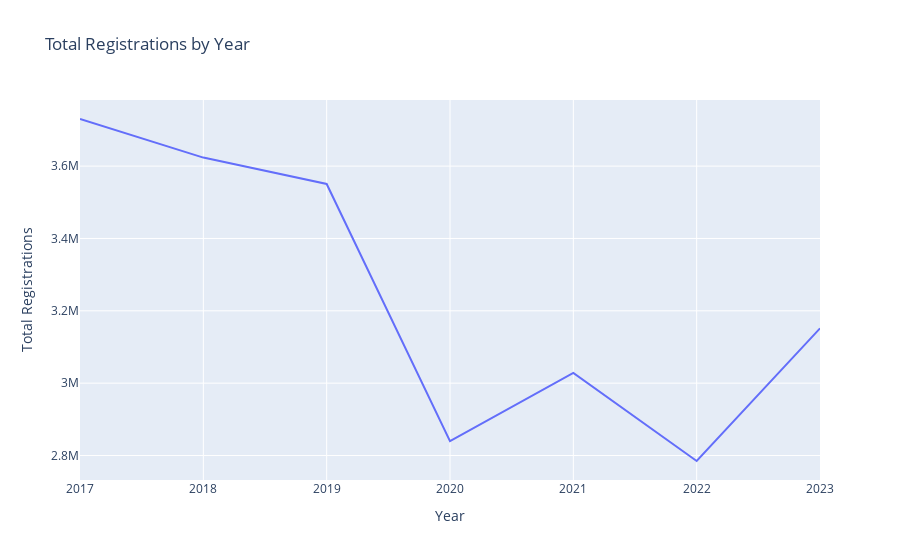

Notebook code cell kept with this figure:
### Code cell
# Group the data by Year and sum the Registrations column
df_year_sum = final_df.groupBy("Year").agg(sum("Registrations").alias('Total Registrations'))

df_year_sum = df_year_sum.orderBy("Year")

# Convert the Spark DataFrame to a Pandas DataFrame
df_year_sum_pd = df_year_sum.toPandas()

# Create a line chart using Plotly
fig = px.line(df_year_sum_pd, x='Year', y='Total Registrations', title='Total Registrations by Year')

# Display the line chart
fig.show()

### Figure 1 — Plotly figure (JSON) as saved in the notebook; plotly's stock layout.template omitted (floating-point values rounded to 4 significant figures)
{"data": [{"hovertemplate": "Year=%{x}<br>Total Registrations=%{y}<extra></extra>", "legendgroup": "", "line": {"color": "#636efa", "dash": "solid"}, "marker": {"symbol": "circle"}, "mode": "lines", "name": "", "orientation": "v", "showlegend": false, "type": "scatter", "x": [2017, 2018, 2019, 2020, 2021, 2022, 2023], "xaxis": "x", "y": [3730269, 3623567, 3550730, 2839553, 3028596, 2784856, 3151573], "yaxis": "y"}], "layout": {"legend": {"tracegroupgap": 0}, "title": {"text": "Total Registrations by Year"}, "xaxis": {"anchor": "y", "domain": [0, 1], "title": {"text": "Year"}}, "yaxis": {"anchor": "x", "domain": [0, 1], "title": {"text": "Total Registrations"}}}}
